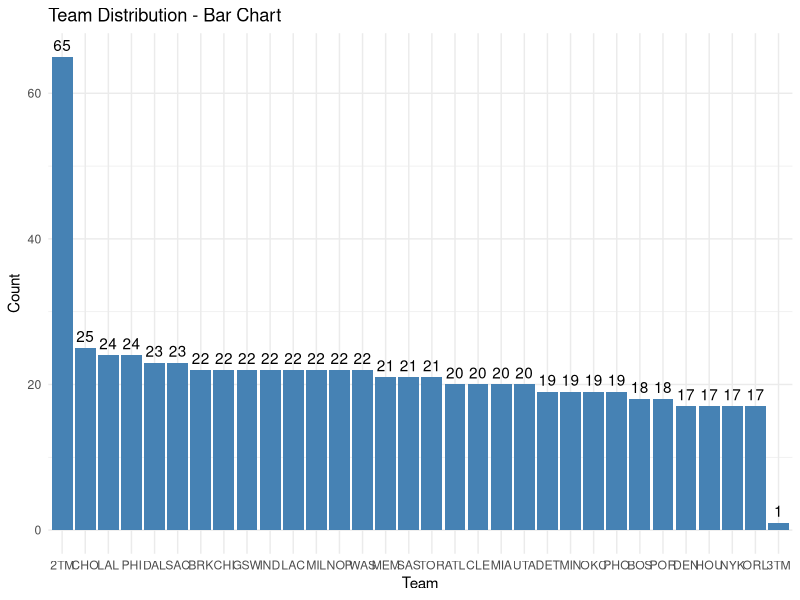
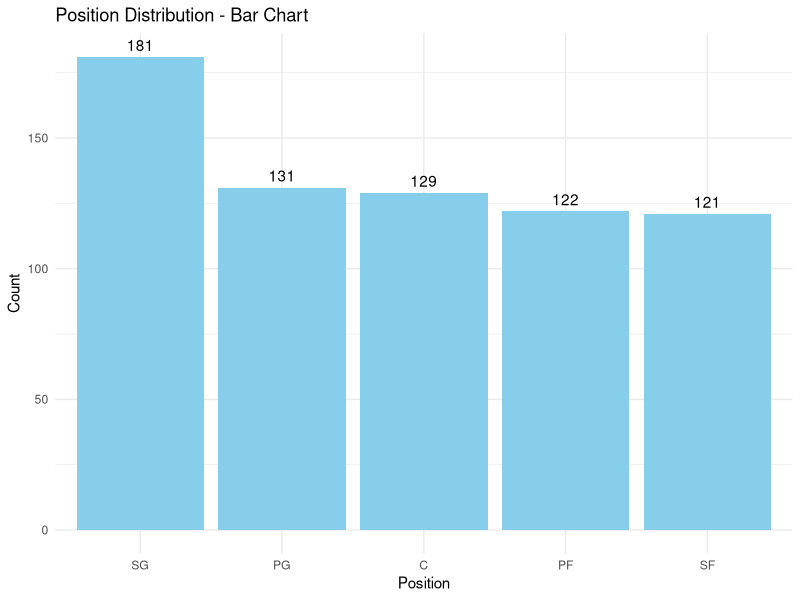
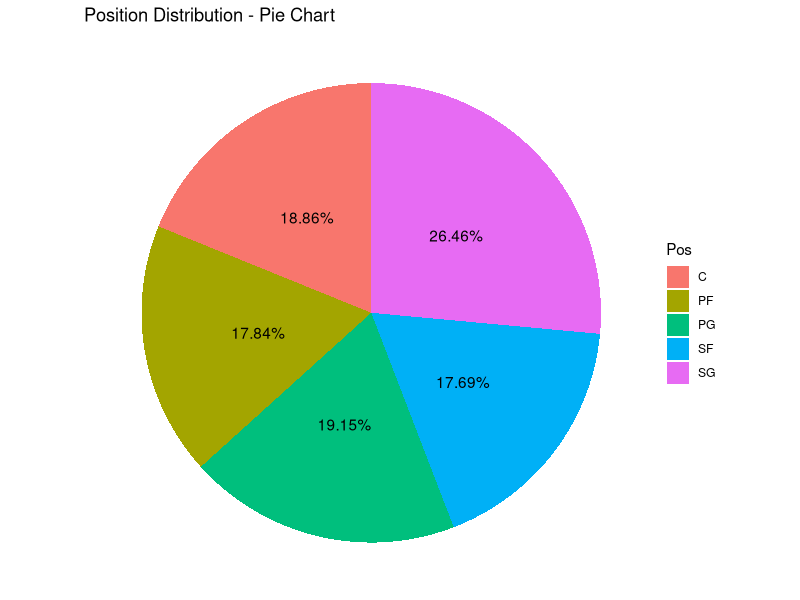
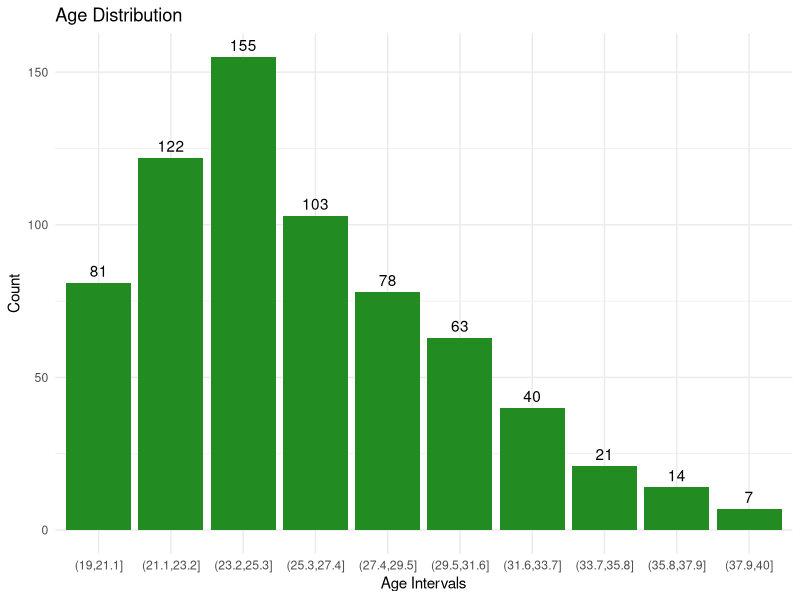
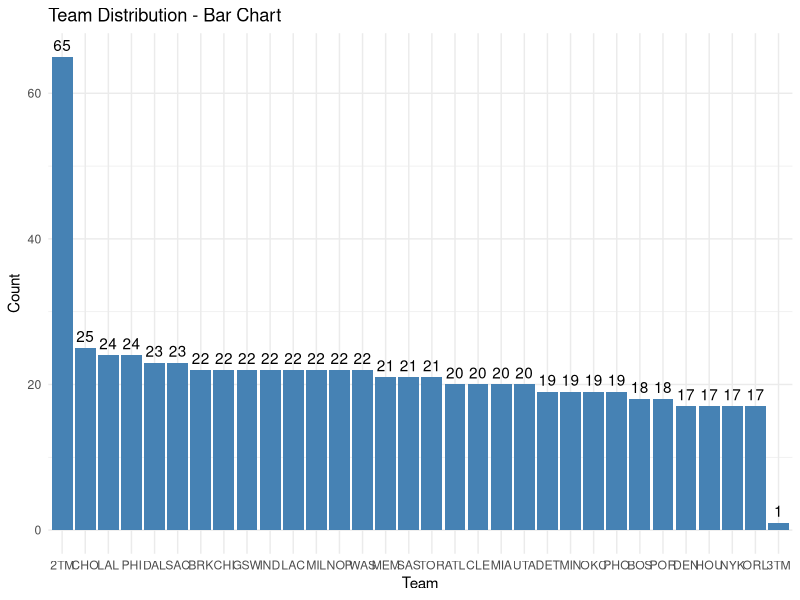
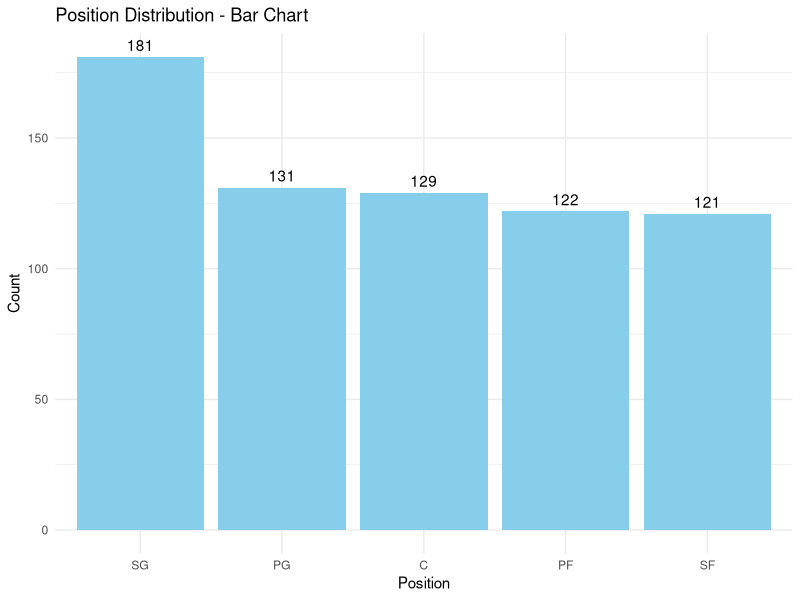
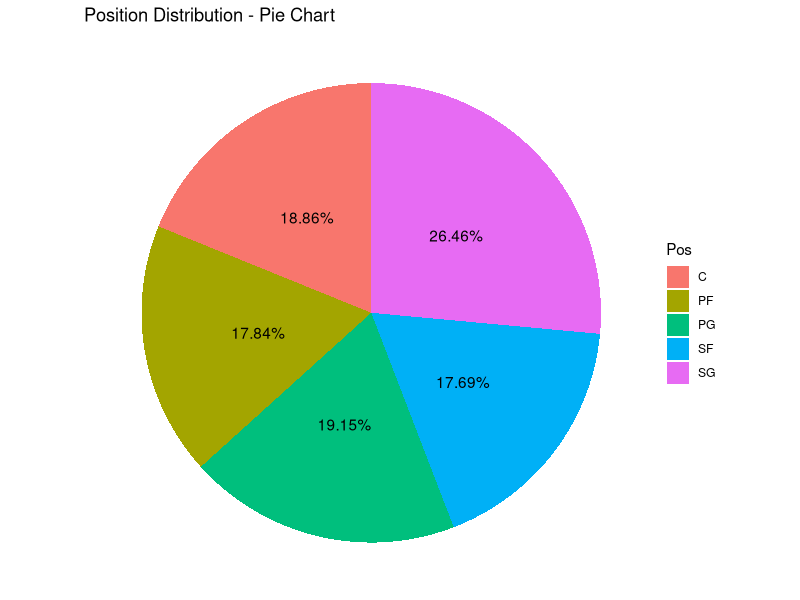
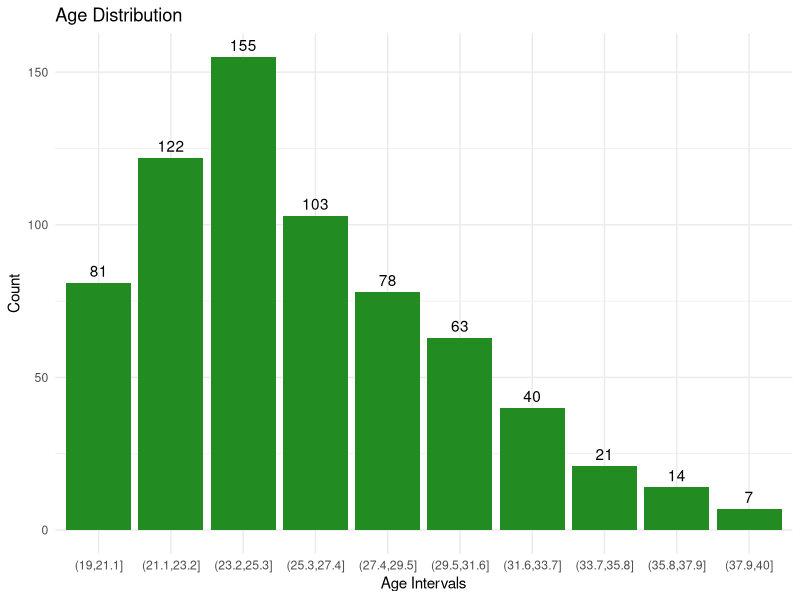

Recreate these plots in R, in order.
# Load necessary packages
library(readr)    # For reading/writing CSV files
library(dplyr)    # For data manipulation
library(ggplot2)  # For creating plots



# 1. Read the cleaned NBA data from CSV file.
nba_clean <- read_csv("Output/nba_clean.csv")
# Print first few rows for debugging
print("First few rows of nba_clean:")
print(head(nba_clean))

# 2. Generate basic descriptive statistics for key performance metrics.
# Here we use key variables: PTS, TRB, AST, eFG% and FT%, as well as minutes played (MP).
desc_stats <- nba_clean %>%
  summarise(
    MeanPoints     = mean(PTS, na.rm = TRUE),
    MedianPoints   = median(PTS, na.rm = TRUE),
    MaxPoints      = max(PTS, na.rm = TRUE),
    MeanRebounds   = mean(TRB, na.rm = TRUE),
    MedianRebounds = median(TRB, na.rm = TRUE),
    MaxRebounds    = max(TRB, na.rm = TRUE),
    MeanAssists    = mean(AST, na.rm = TRUE),
    MedianAssists  = median(AST, na.rm = TRUE),
    MaxAssists     = max(AST, na.rm = TRUE),
    MeaneFGPct     = mean(`eFG%`, na.rm = TRUE),
    MeanFTPercent  = mean(`FT%`, na.rm = TRUE),
    MeanMinutes    = mean(MP, na.rm = TRUE)
  )
print("Descriptive Statistics:")
print(desc_stats)
write_csv(desc_stats, "Output/desc_stats.csv")

# 3. Create summary tables by team and by position.
# In addition to count, we include average points, rebounds, assists, eFG%, and minutes played.

## 3.1 Summary table by team
team_summary <- nba_clean %>%
  group_by(Team) %>%
  summarise(
    Count       = n(),
    AvgPoints   = mean(PTS, na.rm = TRUE),
    AvgRebounds = mean(TRB, na.rm = TRUE),
    AvgAssists  = mean(AST, na.rm = TRUE),
    AvgeFGPct   = mean(`eFG%`, na.rm = TRUE),
    AvgMP       = mean(MP, na.rm = TRUE)
  )
print("Team Summary:")
print(team_summary)
write_csv(team_summary, "Output/team_summary.csv")

## 3.2 Summary table by position
position_summary <- nba_clean %>%
  group_by(Pos) %>%
  summarise(
    Count       = n(),
    AvgPoints   = mean(PTS, na.rm = TRUE),
    AvgRebounds = mean(TRB, na.rm = TRUE),
    AvgAssists  = mean(AST, na.rm = TRUE),
    AvgeFGPct   = mean(`eFG%`, na.rm = TRUE),
    AvgMP       = mean(MP, na.rm = TRUE)
  )
print("Position Summary:")
print(position_summary)
write_csv(position_summary, "Output/position_summary.csv")

# 4. Output player ranking tables.

## 4.1 Ranking by Points in descending order
points_ranking <- nba_clean %>%
  arrange(desc(PTS)) %>%
  select(Player, Team, Pos, PTS)
print("Ranking by Points:")
print(points_ranking)
write_csv(points_ranking, "Output/points_ranking.csv")

## 4.2 Ranking by Rebounds (Total Rebounds) in descending order
rebounds_ranking <- nba_clean %>%
  arrange(desc(TRB)) %>%
  select(Player, Team, Pos, TRB)
print("Ranking by Rebounds:")
print(rebounds_ranking)
write_csv(rebounds_ranking, "Output/rebounds_ranking.csv")

## 4.3 Ranking by Assists in descending order
assists_ranking <- nba_clean %>%
  arrange(desc(AST)) %>%
  select(Player, Team, Pos, AST)
print("Ranking by Assists:")
print(assists_ranking)
write_csv(assists_ranking, "Output/assists_ranking.csv")

## 4.4 Overall ranking table (sorted by Points, then Rebounds, then Assists)
overall_ranking <- nba_clean %>%
  arrange(desc(PTS), desc(TRB), desc(AST)) %>%
  select(Player, Team, Pos, PTS, TRB, AST)
print("Overall Ranking (PTS, then TRB, then AST):")
print(overall_ranking)
write_csv(overall_ranking, "Output/overall_ranking.csv")

# 5. Create charts for visualization and save the plots to the Output folder.

# -----------------------------
# 5.1 TEAM DISTRIBUTION CHARTS
# -----------------------------
# Calculate team distribution and percentages
team_distribution <- nba_clean %>% 
  count(Team) %>% 
  mutate(perc = n/sum(n) * 100)

# Team Bar Chart: displays count above bars
team_bar <- ggplot(team_distribution, aes(x = reorder(Team, -n), y = n)) +
  geom_bar(stat = "identity", fill = "steelblue") +
  geom_text(aes(label = n), vjust = -0.5) +
  labs(title = "Team Distribution - Bar Chart", x = "Team", y = "Count") +
  theme_minimal()

# Print and save team charts
print(team_bar)

ggsave("Output/team_bar_chart.png", team_bar, width = 8, height = 6)


# -----------------------------
# 5.2 POSITION DISTRIBUTION CHARTS
# -----------------------------
# Calculate position distribution and percentages
position_distribution <- nba_clean %>% 
  count(Pos) %>% 
  mutate(perc = n/sum(n) * 100)

# Position Bar Chart: displays count above bars
position_bar <- ggplot(position_distribution, aes(x = reorder(Pos, -n), y = n)) +
  geom_bar(stat = "identity", fill = "skyblue") +
  geom_text(aes(label = n), vjust = -0.5) +
  labs(title = "Position Distribution - Bar Chart", x = "Position", y = "Count") +
  theme_minimal()

# Position Pie Chart: displays percentage on each slice (2 decimal places)
position_pie <- ggplot(position_distribution, aes(x = "", y = n, fill = Pos)) +
  geom_bar(stat = "identity", width = 1) +
  coord_polar("y", start = 0) +
  geom_text(aes(label = sprintf("%.2f%%", perc)), 
            position = position_stack(vjust = 0.5)) +
  labs(title = "Position Distribution - Pie Chart") +
  theme_void()

print(position_bar)
print(position_pie)

ggsave("Output/position_bar_chart.png", position_bar, width = 8, height = 6)
ggsave("Output/position_pie_chart.png", position_pie, width = 8, height = 6)



#-----------------------------
#5.3 Bar Plot: Age distribution divided into 10 intervals.
# -----------------------------
# Create age bins by dividing Age into 10 intervals
nba_clean <- nba_clean %>% mutate(age_bin = cut(Age, breaks = 10))
plot_age_distribution <- ggplot(nba_clean, aes(x = age_bin)) +
  geom_bar(fill = "forestgreen") +
  geom_text(stat = "count", aes(label = after_stat(count)), vjust = -0.5) +
  labs(title = "Age Distribution", x = "Age Intervals", y = "Count") +
  theme_minimal()

print("Age Distribution Plot:")
print(plot_age_distribution)

ggsave("Output/age_distribution.png", plot = plot_age_distribution, width = 8, height = 6)

